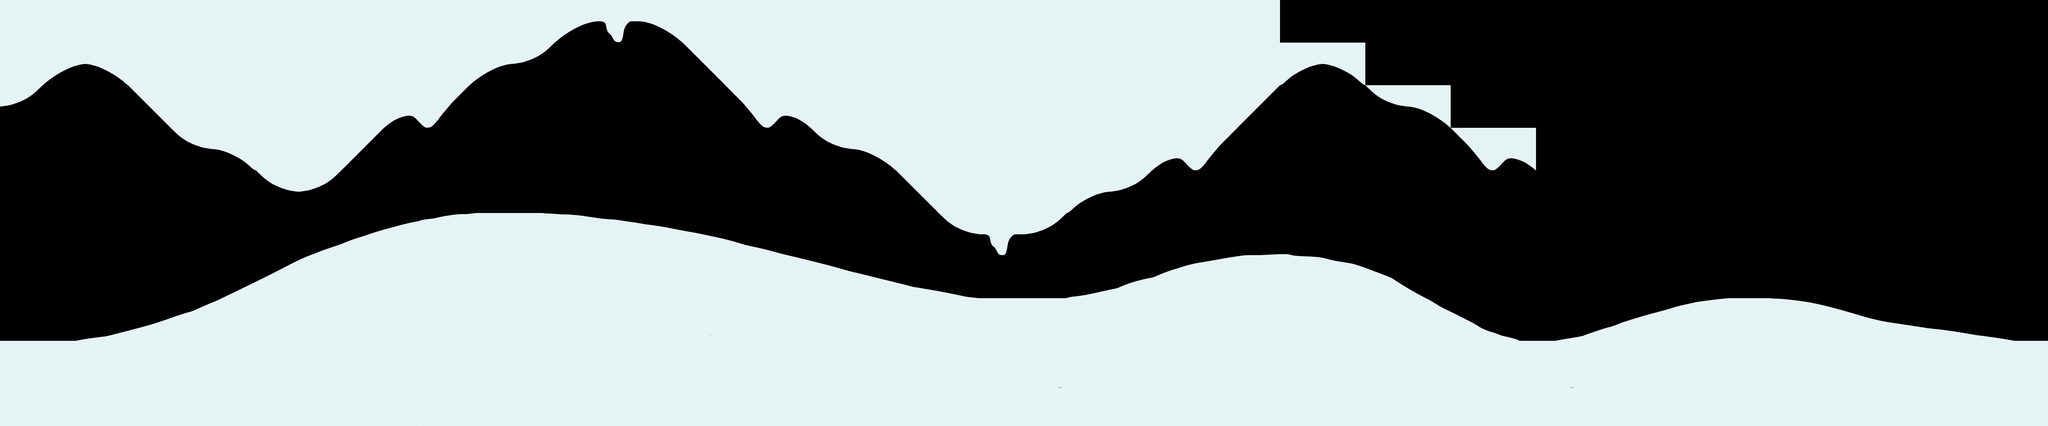

This is a level from a 2D game, rendered from its Tiled map with the project's own tilesets. A one-line summary and the complete map file follow:
An orthogonal 48x10 tile map with 128x128 px tiles, 1 tile layer (Tile Layer 1), 2 tilesets.

<map version="1.2" tiledversion="1.2.1" orientation="orthogonal" renderorder="left-up" width="48" height="10" tilewidth="128" tileheight="128" infinite="0" nextlayerid="7" nextobjectid="1">
 <tileset firstgid="1" source="MajaTili.tsx" />
 <tileset firstgid="10" source="FLOORFinal.tsx" />
 <layer id="6" name="Tile Layer 1" width="48" height="10">
  <data encoding="csv">
1,1,1,1,1,1,1,1,1,1,1,1,1,2147483657,8,9,1,1,1,1,1,1,1,1,1,1,1,1,1,1,0,0,0,0,0,0,0,0,0,0,0,0,0,0,0,0,0,0,
1,2147483657,9,1,1,1,1,1,1,1,1,4,2147483655,0,0,0,5,1,1,1,1,1,1,1,1,1,1,1,1,1,6,2147483654,0,0,0,0,0,0,0,0,0,0,0,0,0,0,0,0,
2147483655,0,0,5,1,1,1,1,1,3,2,0,0,0,0,0,0,2147483650,2147483651,1,1,1,1,1,1,1,1,1,1,2147483653,0,0,7,9,0,0,0,0,0,0,0,0,0,0,0,0,0,0,
0,0,0,0,7,2147483654,1,1,2147483653,0,0,0,0,0,0,0,0,0,0,7,2147483652,1,1,1,1,1,1,3,2,0,0,0,0,0,2147483650,2147483651,0,0,0,0,0,0,0,0,0,0,0,0,
0,0,0,0,0,0,7,2147483655,0,0,0,0,0,0,0,0,0,0,0,0,0,5,1,1,1,6,2147483655,0,0,0,0,0,0,0,0,0,0,0,0,0,0,0,0,0,0,0,0,0,
0,0,0,0,0,0,0,0,0,0,0,0,0,0,0,0,0,0,0,0,0,0,7,8,2147483655,0,0,0,0,0,0,0,0,0,0,0,0,0,0,0,0,0,0,0,0,0,0,0,
0,0,0,0,0,0,0,0,0,0,0,0,0,0,0,0,0,0,0,0,0,0,0,0,0,0,0,0,0,0,0,0,0,0,0,0,0,0,0,0,0,0,0,0,0,0,0,0,
0,0,0,0,0,0,0,0,0,0,0,0,0,0,0,0,0,0,0,0,0,0,0,0,0,0,0,0,0,0,0,0,0,0,0,0,0,0,0,0,0,0,0,0,0,0,0,0,
0,0,0,0,0,0,0,0,0,0,0,0,0,0,0,0,0,0,0,0,0,0,0,0,0,0,0,0,0,0,0,0,0,0,0,0,0,0,0,0,0,0,0,0,0,0,0,0,
11,0,0,0,0,0,0,0,0,0,0,0,12,0,0,0,0,0,0,0,0,0,0,0,13,0,0,0,0,0,0,0,0,0,0,0,10,0,0,0,0,0,0,0,0,0,0,0
</data>
 </layer>
</map>